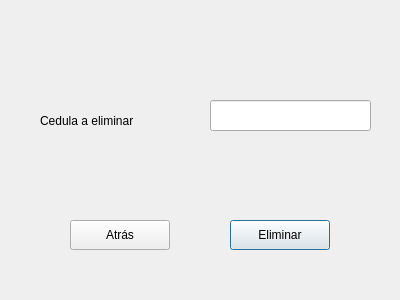
<?xml version="1.0" encoding="UTF-8"?>
<ui version="4.0">
 <class>window_delete_client</class>
 <widget class="QDialog" name="window_delete_client">
  <property name="geometry">
   <rect>
    <x>0</x>
    <y>0</y>
    <width>400</width>
    <height>300</height>
   </rect>
  </property>
  <property name="windowTitle">
   <string>Dialog</string>
  </property>
  <widget class="QLineEdit" name="lineEdit">
   <property name="geometry">
    <rect>
     <x>210</x>
     <y>100</y>
     <width>161</width>
     <height>31</height>
    </rect>
   </property>
  </widget>
  <widget class="QLabel" name="label">
   <property name="geometry">
    <rect>
     <x>40</x>
     <y>100</y>
     <width>121</width>
     <height>41</height>
    </rect>
   </property>
   <property name="text">
    <string>Cedula a eliminar</string>
   </property>
  </widget>
  <widget class="QPushButton" name="pushButton">
   <property name="geometry">
    <rect>
     <x>230</x>
     <y>220</y>
     <width>100</width>
     <height>30</height>
    </rect>
   </property>
   <property name="text">
    <string>Eliminar</string>
   </property>
  </widget>
  <widget class="QPushButton" name="pushButton_2">
   <property name="geometry">
    <rect>
     <x>70</x>
     <y>220</y>
     <width>100</width>
     <height>30</height>
    </rect>
   </property>
   <property name="text">
    <string>Atrás</string>
   </property>
  </widget>
 </widget>
 <resources/>
 <connections/>
</ui>
